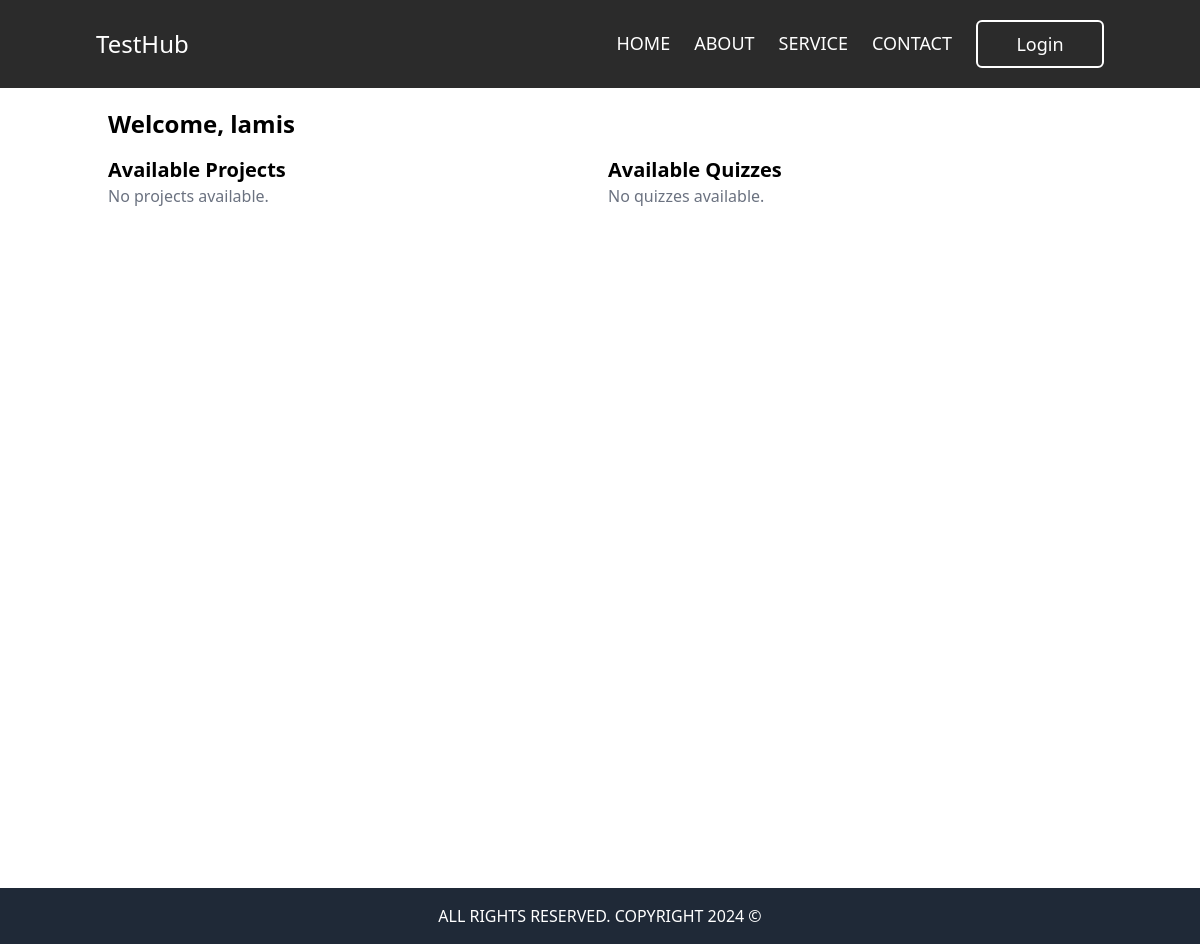
The app's page /student/ (signed in), older data.
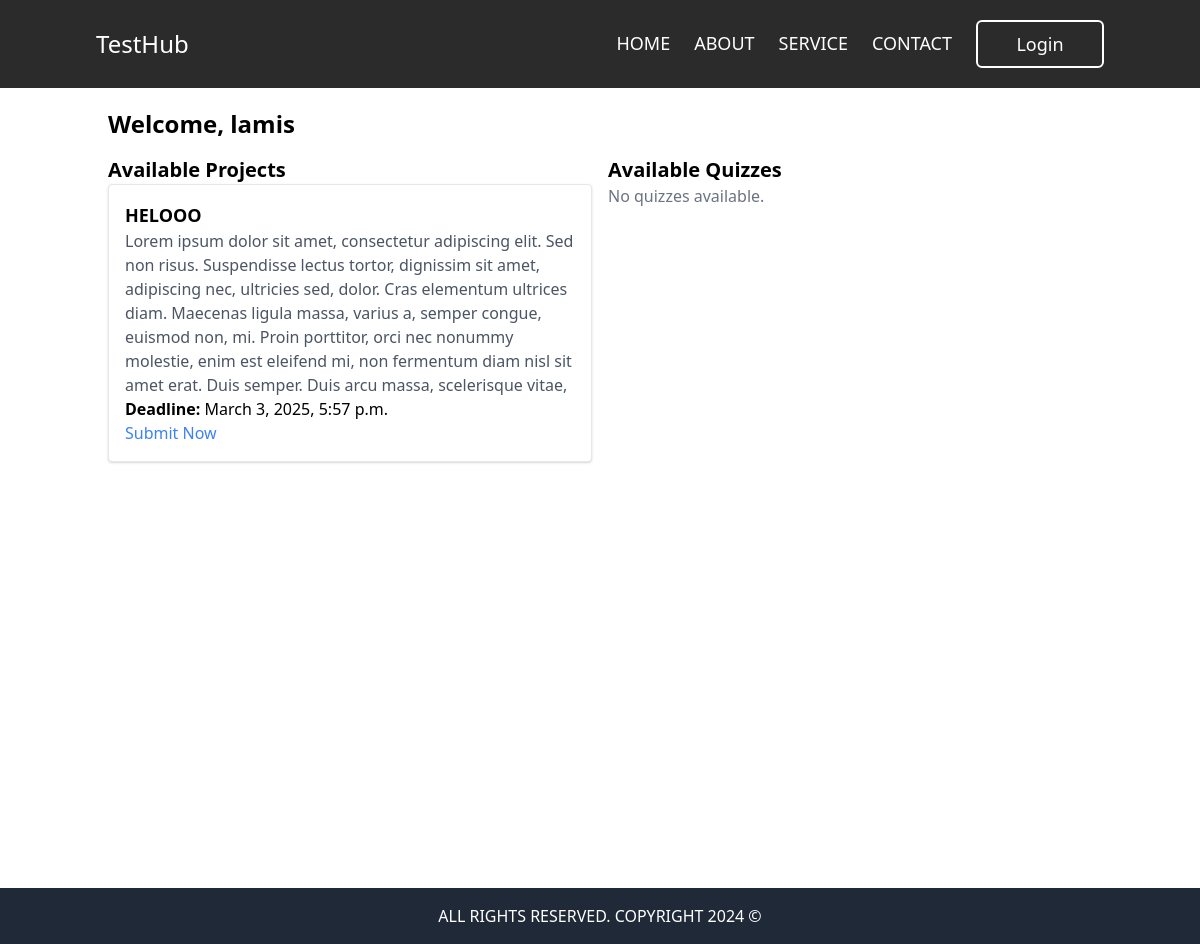
The same page, newer data.
### projetTask/models.py (models this page shows, shortened)
class ProjectSubmissionTask(models.Model):
    title = models.CharField(max_length=200)
    description = models.TextField(default="Lorem ipsum dolor sit amet, consectetur adipiscing elit. Sed non risus. Suspendisse lectus tortor, dignissim sit amet, adipiscing nec, ultricies sed, dolor. Cras elementum ultrices diam. Maecenas ligula massa, varius a, semper congue, euismod non, mi. Proin porttitor, orci nec nonummy molestie, enim est eleifend mi, non fermentum diam nisl sit amet erat. Duis semper. Duis arcu massa, scelerisque vitae,")
    created_by = models.ForeignKey(Professor, on_delete=models.CASCADE)
    groups = models.ManyToManyField(Group)
    start_time = models.DateTimeField()
    end_time = models.DateTimeField()

### documents/views.py (the view)
# urls.py: path('student/', views.student_dashboard, name='student'),
@login_required
def student_dashboard(request):
    if request.user.is_professor():
        messages.error(request, "You are not authorized!.")
        return redirect('index')
    student = Student.objects.get(user=request.user)
    current_time = now()
    available_projects = ProjectSubmissionTask.objects.filter(
        groups=student.group,
        start_time__lte=current_time,
        end_time__gte=current_time
    ).distinct()
    available_quizzes = Quiz.objects.filter(
        groups=student.group,
        start_time__lte=current_time,
        end_time__gte=current_time
    ).distinct()
    completed_quizzes = Result.objects.filter(student=student).values_list('quiz_id', flat=True)
    available_quizzes = available_quizzes.exclude(id__in=completed_quizzes)
    available_projects = available_projects.exclude(end_time__lt=current_time)
    available_quizzes = available_quizzes.exclude(end_time__lt=current_time)
    context = {
        'student': student,
        'available_projects': available_projects,
        'available_quizzes': available_quizzes,
    }
    return render(request, 'pages/student_dashboard.html', context)

### documents/models.py (called while the page is built)
    def is_professor(self):
        return self.role == 'professor'

### theme/templates/pages/student_dashboard.html
{% extends 'base.html' %}
{% load static %}
{% block content %}
<div class="container mx-auto p-5 min-h-screen  ">
    <h1 class="text-2xl font-bold">Welcome, {{ student.user.username }}</h1>
    <div class="grid grid-cols-1 md:grid-cols-2 gap-4 mt-4">
        <div>
            <h2 class="text-xl font-semibold">Available Projects</h2>
            {% if available_projects %}
                <div class="space-y-3">
                    {% for project in available_projects %}
                        <div class="p-4 border rounded shadow bg-white">
                            <h3 class="text-lg font-bold">{{ project.title }}</h3>
                            <p class="text-gray-600">{{ project.description }}</p>
                            <p><strong>Deadline:</strong> {{ project.end_time }}</p>
                            <a href="#" class="text-blue-500">Submit Now</a>
                        </div>
                    {% endfor %}
                </div>
            {% else %}
                <p class="text-gray-500">No projects available.</p>
            {% endif %}
        </div>
        <div>
            <h2 class="text-xl font-semibold">Available Quizzes</h2>
            {% if available_quizzes %}
                <div class="space-y-3">
                    {% for quiz in available_quizzes %}
                        <div class="p-4 border rounded shadow bg-white">
                            <h3 class="text-lg font-bold">{{ quiz.name }}</h3>
                            <p><strong>Topic:</strong> {{ quiz.topic }}</p>
                            <p><strong>Difficulty:</strong> {{ quiz.difficulty|title }}</p>
                            <p><strong>Duration:</strong> {{ quiz.time }} minutes</p>
                            <a href="{% url 'quizes:quiz-view' quiz.id %}" class="text-green-500">Take Quiz</a>
                        </div>
                    {% endfor %}
                </div>
            {% else %}
                <p class="text-gray-500">No quizzes available.</p>
            {% endif %}
        </div>
    </div>
</div>
{% endblock %}

Row changes from the older to the newer data that the page shows:
added ProjectSubmissionTask: title "HELOOO", description "Lorem ipsum dolor sit amet, consectetur adipiscing elit. Sed non risus. Suspendisse lectus tortor, dignissim sit amet, adipiscing nec, ultricies sed, dolor. Cras elementum ultrices diam. Maecenas ligula massa, varius a, semper congue, euismod non, mi. Proin porttitor, orci nec nonummy molestie, enim est eleifend mi, non fermentum diam nisl sit amet erat. Duis semper. Duis arcu massa, scelerisque vitae,", end_time "March 3, 2025, 5:57 p.m."
Text that changed along with them:
text no longer shown: "No projects available."
